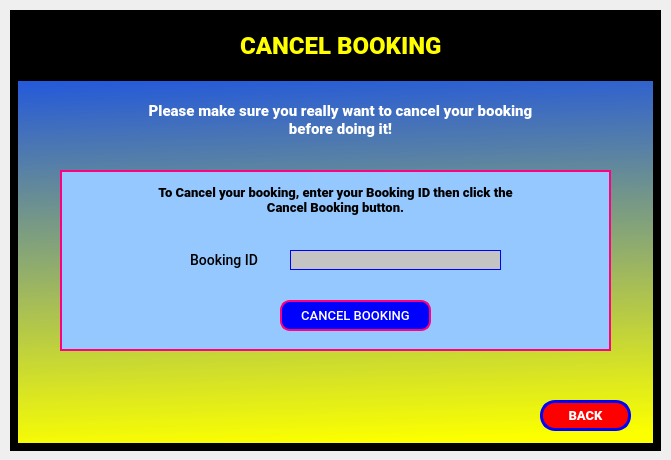
<?xml version="1.0" encoding="UTF-8"?>
<ui version="4.0">
 <class>cancelBookingScreen_Dialog</class>
 <widget class="QDialog" name="cancelBookingScreen_Dialog">
  <property name="geometry">
   <rect>
    <x>0</x>
    <y>0</y>
    <width>671</width>
    <height>460</height>
   </rect>
  </property>
  <property name="windowTitle">
   <string>Dialog</string>
  </property>
  <widget class="QWidget" name="cancelABookingScreen" native="true">
   <property name="geometry">
    <rect>
     <x>10</x>
     <y>10</y>
     <width>651</width>
     <height>441</height>
    </rect>
   </property>
   <property name="styleSheet">
    <string notr="true">border: 8px solid black;
background-color:qlineargradient(spread:pad, x1:0.0511364, y1:1, x2:0, y2:0, stop:0 rgba(251, 255, 0, 255), stop:0.98 rgba(0, 61, 255, 255), stop:1 rgba(0, 0, 0, 0));
</string>
   </property>
   <widget class="QLabel" name="cancel_txt">
    <property name="geometry">
     <rect>
      <x>230</x>
      <y>20</y>
      <width>221</width>
      <height>31</height>
     </rect>
    </property>
    <property name="styleSheet">
     <string notr="true">font-family: Roboto;
font-style: normal;
font-weight: 900;
font-size: 24px;
border: none;
background-color: none;
color: yellow;
</string>
    </property>
    <property name="text">
     <string>CANCEL BOOKING</string>
    </property>
   </widget>
   <widget class="QPushButton" name="backBtn">
    <property name="geometry">
     <rect>
      <x>530</x>
      <y>390</y>
      <width>91</width>
      <height>31</height>
     </rect>
    </property>
    <property name="styleSheet">
     <string notr="true">background: red;
border: 3px solid blue;
box-sizing: border-box;
border-radius: 15px;
font-family: Roboto;
font-style: normal;
font-weight: 900;
font-size: 13px;
text-align: center;
color: white;</string>
    </property>
    <property name="text">
     <string>BACK</string>
    </property>
   </widget>
   <widget class="QLabel" name="label">
    <property name="geometry">
     <rect>
      <x>0</x>
      <y>0</y>
      <width>651</width>
      <height>71</height>
     </rect>
    </property>
    <property name="styleSheet">
     <string notr="true">background-color: black;
border-bottom: 2px solid black;</string>
    </property>
    <property name="text">
     <string/>
    </property>
   </widget>
   <widget class="QLabel" name="BookingIDLabel">
    <property name="geometry">
     <rect>
      <x>180</x>
      <y>240</y>
      <width>91</width>
      <height>21</height>
     </rect>
    </property>
    <property name="styleSheet">
     <string notr="true">font-family: Roboto;
font-style:normal;
font-weight:500;
font-size: 14px;
text-align: center;
color: #000000;
border: none;
background-color: none;</string>
    </property>
    <property name="text">
     <string>Booking ID</string>
    </property>
   </widget>
   <widget class="QLineEdit" name="BookingIDTxt">
    <property name="geometry">
     <rect>
      <x>280</x>
      <y>240</y>
      <width>211</width>
      <height>20</height>
     </rect>
    </property>
    <property name="styleSheet">
     <string notr="true">background: #C4C4C4;
border: 1px solid blue;</string>
    </property>
   </widget>
   <widget class="QLabel" name="label_11">
    <property name="geometry">
     <rect>
      <x>50</x>
      <y>160</y>
      <width>551</width>
      <height>181</height>
     </rect>
    </property>
    <property name="styleSheet">
     <string notr="true">border: 2px solid rgb(255, 0, 127);
background-color: rgb(149, 200, 255);</string>
    </property>
    <property name="text">
     <string/>
    </property>
   </widget>
   <widget class="QLabel" name="cancelSlogan">
    <property name="geometry">
     <rect>
      <x>100</x>
      <y>90</y>
      <width>461</width>
      <height>41</height>
     </rect>
    </property>
    <property name="styleSheet">
     <string notr="true">font-family: Roboto;
font-style: normal;
font-weight: 900;
font-size: 15px;
text-align: center;
border: none;
color:white;
background-color: none;
</string>
    </property>
    <property name="text">
     <string>&lt;html&gt;&lt;head/&gt;&lt;body&gt;&lt;p align=&quot;center&quot;&gt;&lt;span style=&quot; font-size:11pt;&quot;&gt;Please make sure you really want to cancel your booking &lt;br/&gt;before doing it!&lt;/span&gt;&lt;/p&gt;&lt;/body&gt;&lt;/html&gt;</string>
    </property>
   </widget>
   <widget class="QPushButton" name="confirmCancelBookingBtn">
    <property name="geometry">
     <rect>
      <x>270</x>
      <y>290</y>
      <width>151</width>
      <height>31</height>
     </rect>
    </property>
    <property name="styleSheet">
     <string notr="true">background: blue;
border: 2px solid rgb(255, 0, 127);
box-sizing: border-box;
border-radius: 10px;
font-family: Roboto;
font-style: normal;
font-weight:500;
font-size: 13px;
text-align: center;
color: white;</string>
    </property>
    <property name="text">
     <string>CANCEL BOOKING</string>
    </property>
   </widget>
   <widget class="QLabel" name="logo">
    <property name="geometry">
     <rect>
      <x>40</x>
      <y>10</y>
      <width>51</width>
      <height>51</height>
     </rect>
    </property>
    <property name="styleSheet">
     <string notr="true">background-color: none;
border: none;</string>
    </property>
    <property name="text">
     <string/>
    </property>
    <property name="pixmap">
     <pixmap>../Sketch imgs/official-taxi-logo.png</pixmap>
    </property>
    <property name="scaledContents">
     <bool>true</bool>
    </property>
   </widget>
   <widget class="QLabel" name="logo_2">
    <property name="geometry">
     <rect>
      <x>20</x>
      <y>350</y>
      <width>101</width>
      <height>71</height>
     </rect>
    </property>
    <property name="styleSheet">
     <string notr="true">background-color: none;
border: none;</string>
    </property>
    <property name="text">
     <string/>
    </property>
    <property name="pixmap">
     <pixmap>../Sketch imgs/cancel.png</pixmap>
    </property>
    <property name="scaledContents">
     <bool>true</bool>
    </property>
   </widget>
   <widget class="QLabel" name="cancelInstruction">
    <property name="geometry">
     <rect>
      <x>130</x>
      <y>170</y>
      <width>391</width>
      <height>41</height>
     </rect>
    </property>
    <property name="styleSheet">
     <string notr="true">font-family: Roboto;
font-style: normal;
font-weight: 900;
font-size: 15px;
text-align: center;
border: none;
color:black;
background-color: none;
</string>
    </property>
    <property name="text">
     <string>&lt;html&gt;&lt;head/&gt;&lt;body&gt;&lt;p align=&quot;center&quot;&gt;&lt;span style=&quot; font-size:10pt;&quot;&gt;To Cancel your booking, enter your Booking ID then click the &lt;br&gt;Cancel Booking button.&lt;/span&gt;&lt;/p&gt;&lt;/body&gt;&lt;/html&gt;</string>
    </property>
   </widget>
   <zorder>label_11</zorder>
   <zorder>label</zorder>
   <zorder>backBtn</zorder>
   <zorder>cancel_txt</zorder>
   <zorder>BookingIDLabel</zorder>
   <zorder>BookingIDTxt</zorder>
   <zorder>cancelSlogan</zorder>
   <zorder>confirmCancelBookingBtn</zorder>
   <zorder>logo</zorder>
   <zorder>logo_2</zorder>
   <zorder>cancelInstruction</zorder>
  </widget>
 </widget>
 <resources/>
 <connections/>
</ui>
